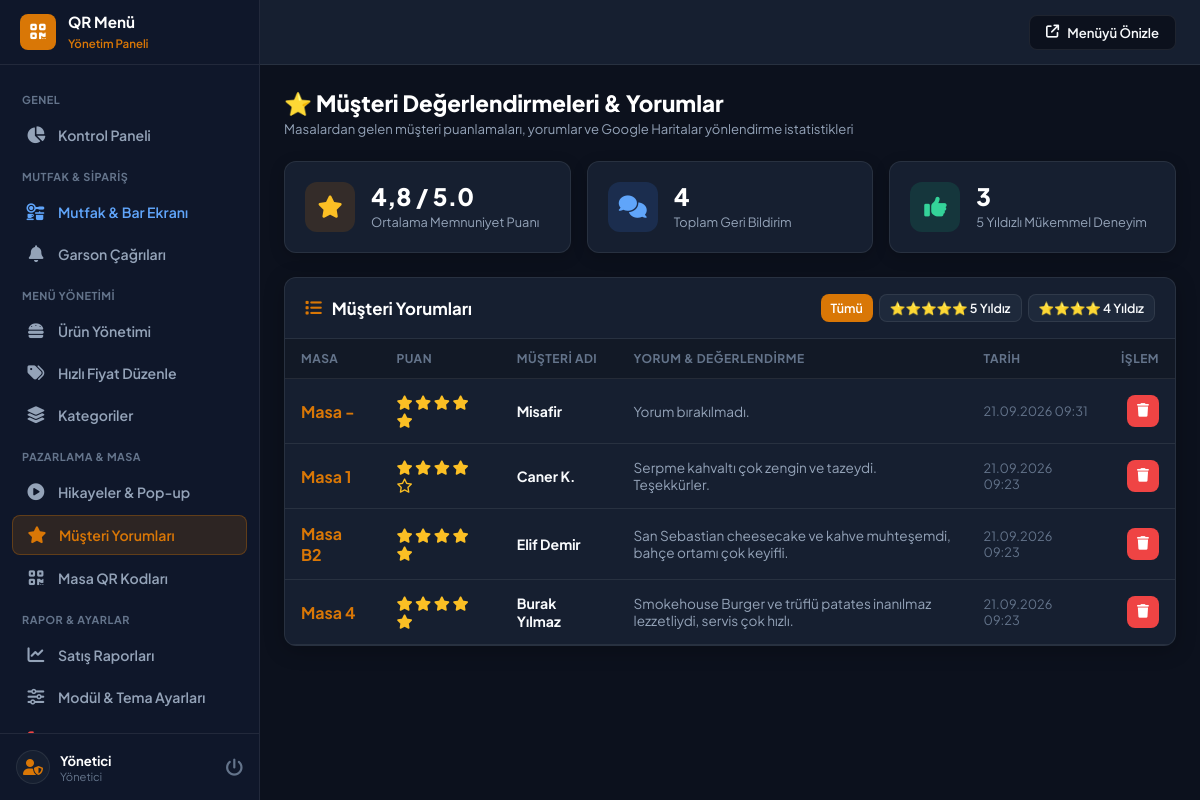
/admin/feedback.php (signed in), run on an earlier commit of the app's database.
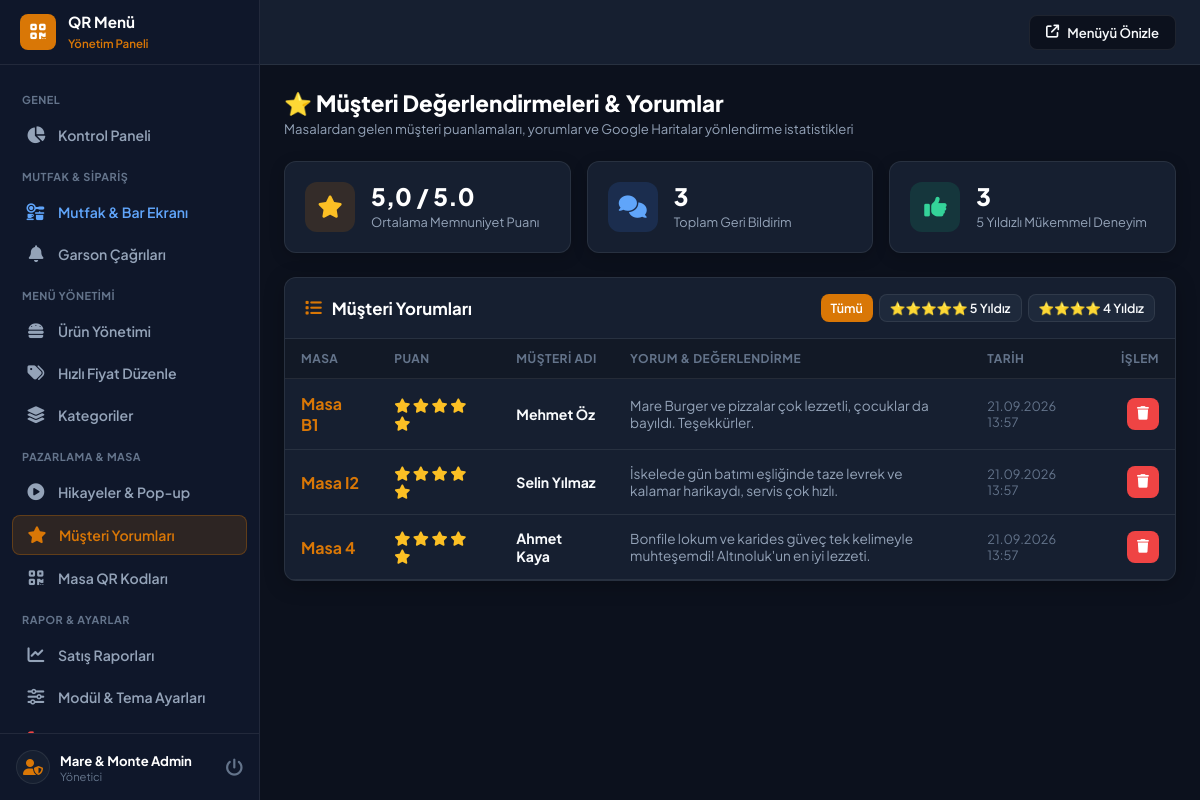
And on a later commit of the database.
### tables this page shows
CREATE TABLE feedback (
        id INTEGER PRIMARY KEY AUTOINCREMENT,
        table_number VARCHAR(50) DEFAULT '',
        rating INT NOT NULL DEFAULT 5,
        name VARCHAR(100) DEFAULT '',
        comment TEXT,
        is_read INT DEFAULT 0,
        created_at DATETIME DEFAULT CURRENT_TIMESTAMP
    );

### admin/feedback.php (the view, shortened to what this page needs)
<?php
require_once __DIR__ . '/header.php';
$avgRating = $pdo->query("SELECT AVG(rating) FROM feedback")->fetchColumn();
$totalFeedback = $pdo->query("SELECT COUNT(*) FROM feedback")->fetchColumn();
$fiveStarsCount = $pdo->query("SELECT COUNT(*) FROM feedback WHERE rating = 5")->fetchColumn();
$filterRating = (int)($_GET['rating'] ?? 0);
$query = "SELECT * FROM feedback";
$query .= " ORDER BY id DESC";
$feedbacks = $pdo->query($query)->fetchAll();
?>
<div class="page-header">
    <div class="page-title">
        <h1>⭐ Müşteri Değerlendirmeleri & Yorumlar</h1>
        <p>Masalardan gelen müşteri puanlamaları, yorumlar ve Google Haritalar yönlendirme istatistikleri</p>
    </div>
</div>
<div class="stats-grid">
    <div class="stat-card">
        <div class="stat-icon primary">
            <i class="fas fa-star"></i>
        </div>
        <div class="stat-data">
            <h3><?php echo number_format((float)$avgRating, 1, ',', '.'); ?> / 5.0</h3>
            <span>Ortalama Memnuniyet Puanı</span>
        </div>
    </div>
    <div class="stat-card">
        <div class="stat-icon info">
            <i class="fas fa-comments"></i>
        </div>
        <div class="stat-data">
            <h3><?php echo (int)$totalFeedback; ?></h3>
            <span>Toplam Geri Bildirim</span>
        </div>
    </div>
    <div class="stat-card">
        <div class="stat-icon success">
            <i class="fas fa-thumbs-up"></i>
        </div>
        <div class="stat-data">
            <h3><?php echo (int)$fiveStarsCount; ?></h3>
            <span>5 Yıldızlı Mükemmel Deneyim</span>
        </div>
    </div>
</div>
<div class="card">
    <div class="card-header">
        <h3 class="card-title"><i class="fas fa-list" style="color:var(--primary);"></i> Müşteri Yorumları</h3>
        <div style="display:flex; gap:6px;">
            <a href="feedback.php" class="btn <?php echo $filterRating === 0 ? 'btn-primary' : 'btn-secondary'; ?> btn-sm">Tümü</a>
            <a href="feedback.php?rating=5" class="btn <?php echo $filterRating === 5 ? 'btn-primary' : 'btn-secondary'; ?> btn-sm">⭐⭐⭐⭐⭐ 5 Yıldız</a>
            <a href="feedback.php?rating=4" class="btn <?php echo $filterRating === 4 ? 'btn-primary' : 'btn-secondary'; ?> btn-sm">⭐⭐⭐⭐ 4 Yıldız</a>
        </div>
    </div>
    <div class="card-body" style="padding: 0;">
        <div class="table-responsive">
            <table class="admin-table">
                <thead>
                    <tr>
                        <th>Masa</th>
                        <th>Puan</th>
                        <th>Müşteri Adı</th>
                        <th>Yorum & Değerlendirme</th>
                        <th>Tarih</th>
                        <th style="text-align: right;">İşlem</th>
                    </tr>
                </thead>
                <tbody>
                    <?php if (empty($feedbacks)): ?>
                        <tr>
                            <td colspan="6" style="text-align: center; padding: 32px; color: var(--text-dim);">
                                Henüz değerlendirme bulunmamaktadır.
                            </td>
                        </tr>
                    <?php else: ?>
                        <?php foreach ($feedbacks as $fb): ?>
                            <tr id="row-feedback-<?php echo $fb['id']; ?>">
                                <td>
                                    <strong style="color:var(--primary); font-size:1rem;">Masa <?php echo htmlspecialchars($fb['table_number'] ?: '-'); ?></strong>
                                </td>
                                <td>
                                    <div style="color: #fbbf24; font-size: 0.9rem;">
                                        <?php for ($i=1; $i<=5; $i++): ?>
                                            <i class="<?php echo $i <= $fb['rating'] ? 'fas fa-star' : 'far fa-star'; ?>"></i>
                                        <?php endfor; ?>
                                    </div>
                                </td>
                                <td><strong><?php echo htmlspecialchars($fb['name'] ?: 'Misafir'); ?></strong></td>
                                <td style="color: var(--text-muted); font-size: 0.85rem; max-width: 360px;">
                                    <?php echo htmlspecialchars($fb['comment'] ?: 'Yorum bırakılmadı.'); ?>
                                </td>
                                <td style="font-size: 0.8rem; color: var(--text-dim);">
                                    <?php echo date('d.m.Y H:i', strtotime($fb['created_at'])); ?>
                                </td>
                                <td style="text-align: right;">
                                    <button type="button" class="btn btn-danger btn-icon" onclick="deleteFeedback(<?php echo $fb['id']; ?>)">
                                        <i class="fas fa-trash"></i>
                                    </button>
                                </td>
                            </tr>
                        <?php endforeach; ?>
                    <?php endif; ?>
                </tbody>
            </table>
        </div>
    </div>
</div>
<?php require_once __DIR__ . '/footer.php'; ?>

### admin/header.php (shortened to what this page needs)
<?php
$currentPage = basename($_SERVER['PHP_SELF']);
$adminName = $_SESSION['admin_name'] ?? 'Yönetici';
?>
<!DOCTYPE html>
<html lang="tr">
<head>
    <link rel="stylesheet" href="https://cdnjs.cloudflare.com/ajax/libs/font-awesome/6.4.0/css/all.min.css">
    <link rel="stylesheet" href="../assets/css/admin.css">
</head>
<body>
    <aside class="admin-sidebar" id="adminSidebar">
        <div class="sidebar-header">
            <div class="sidebar-logo-icon">
                <i class="fas fa-qrcode"></i>
            </div>
            <div class="sidebar-brand-text">
                <h2>QR Menü</h2>
                <span>Yönetim Paneli</span>
            </div>
        </div>
        <nav class="sidebar-nav">
            <div class="nav-section-label">GENEL</div>
            <a href="index.php" class="nav-link <?php echo $currentPage === 'index.php' ? 'active' : ''; ?>">
                <i class="fas fa-chart-pie"></i>
                <span>Kontrol Paneli</span>
            </a>
            <div class="nav-section-label">MUTFAK & SİPARİŞ</div>
            <a href="kitchen.php" class="nav-link <?php echo $currentPage === 'kitchen.php' ? 'active' : ''; ?>" style="color: #60a5fa;">
                <i class="fas fa-kitchen-set"></i>
                <span>Mutfak & Bar Ekranı</span>
            </a>
            <a href="waiter-calls.php" class="nav-link <?php echo $currentPage === 'waiter-calls.php' ? 'active' : ''; ?>">
                <i class="fas fa-bell"></i>
                <span>Garson Çağrıları</span>
            </a>
            <div class="nav-section-label">MENÜ YÖNETİMİ</div>
            <a href="products.php" class="nav-link <?php echo $currentPage === 'products.php' ? 'active' : ''; ?>">
                <i class="fas fa-burger"></i>
                <span>Ürün Yönetimi</span>
            </a>
            <a href="quick-price.php" class="nav-link <?php echo $currentPage === 'quick-price.php' ? 'active' : ''; ?>">
                <i class="fas fa-tags"></i>
                <span>Hızlı Fiyat Düzenle</span>
            </a>
            <a href="categories.php" class="nav-link <?php echo $currentPage === 'categories.php' ? 'active' : ''; ?>">
                <i class="fas fa-layer-group"></i>
                <span>Kategoriler</span>
            </a>
            <div class="nav-section-label">PAZARLAMA & MASA</div>
            <a href="stories.php" class="nav-link <?php echo $currentPage === 'stories.php' ? 'active' : ''; ?>">
                <i class="fas fa-circle-play"></i>
                <span>Hikayeler & Pop-up</span>
            </a>
            <a href="feedback.php" class="nav-link <?php echo $currentPage === 'feedback.php' ? 'active' : ''; ?>">
                <i class="fas fa-star"></i>
                <span>Müşteri Yorumları</span>
            </a>
            <a href="tables.php" class="nav-link <?php echo $currentPage === 'tables.php' ? 'active' : ''; ?>">
                <i class="fas fa-qrcode"></i>
                <span>Masa QR Kodları</span>
            </a>
            <div class="nav-section-label">RAPOR & AYARLAR</div>
            <a href="reports.php" class="nav-link <?php echo $currentPage === 'reports.php' ? 'active' : ''; ?>">
                <i class="fas fa-chart-line"></i>
                <span>Satış Raporları</span>
            </a>
            <a href="settings.php" class="nav-link <?php echo $currentPage === 'settings.php' ? 'active' : ''; ?>">
                <i class="fas fa-sliders"></i>
                <span>Modül & Tema Ayarları</span>
            </a>
            <a href="logout.php" class="nav-link" style="color: #ef4444;">
                <i class="fas fa-right-from-bracket"></i>
                <span>Çıkış Yap</span>
            </a>
        </nav>
        <div class="sidebar-footer">
            <div class="admin-profile">
                <div class="admin-avatar">
                    <i class="fas fa-user-shield"></i>
                </div>
                <div>
                    <div class="admin-name"><?php echo htmlspecialchars($adminName); ?></div>
                    <div class="admin-role">Yönetici</div>
                </div>
            </div>
            <a href="logout.php" title="Çıkış" style="color: var(--text-dim); text-decoration:none; font-size:1.1rem;">
                <i class="fas fa-power-off"></i>
            </a>
        </div>
    </aside>
    <div class="admin-main">
        <header class="admin-topbar">
            <div class="topbar-actions">
                <a href="../index.php" target="_blank" class="btn-preview" title="Müşteri Görünümü">
                    <i class="fas fa-arrow-up-right-from-square"></i>
                    <span>Menüyü Önizle</span>
                </a>
            </div>
        </header>
        <main class="admin-content">

### admin/footer.php (shortened to what this page needs)
        </main>
    </div>
</body>
</html>

What changed in the data, as far as the page shows it:
removed feedback: table_number "-", rating 5 (drawn), name "Misafir", comment "Yorum bırakılmadı.", created_at "21.09.2026 09:31"
changed feedback: table_number "1" → "B1"; rating 4 → 5 (drawn); name "Caner K." → "Mehmet Öz"; comment "Serpme kahvaltı çok zengin ve tazeydi. Teşekkürler." → "Mare Burger ve pizzalar çok lezzetli, çocuklar da bayıldı. Teşekkürler."; created_at "21.09.2026 09:23" → "21.09.2026 13:57"
changed feedback: table_number "B2" → "I2"; name "Elif Demir" → "Selin Yılmaz"; comment "San Sebastian cheesecake ve kahve muhteşemdi, bahçe ortamı çok keyifli." → "İskelede gün batımı eşliğinde taze levrek ve kalamar harikaydı, servis çok hızlı."; created_at "21.09.2026 09:23" → "21.09.2026 13:57"
changed feedback: name "Burak Yılmaz" → "Ahmet Kaya"; comment "Smokehouse Burger ve trüflü patates inanılmaz lezzetliydi, servis çok hızlı." → "Bonfile lokum ve karides güveç tek kelimeyle muhteşemdi! Altınoluk'un en iyi lezzeti."; created_at "21.09.2026 09:23" → "21.09.2026 13:57"
Also different on the page:
$adminName: "Yönetici" → "Mare & Monte Admin"
$avgRating: "4,8" → "5,0"
$totalFeedback: "4" → "3"
